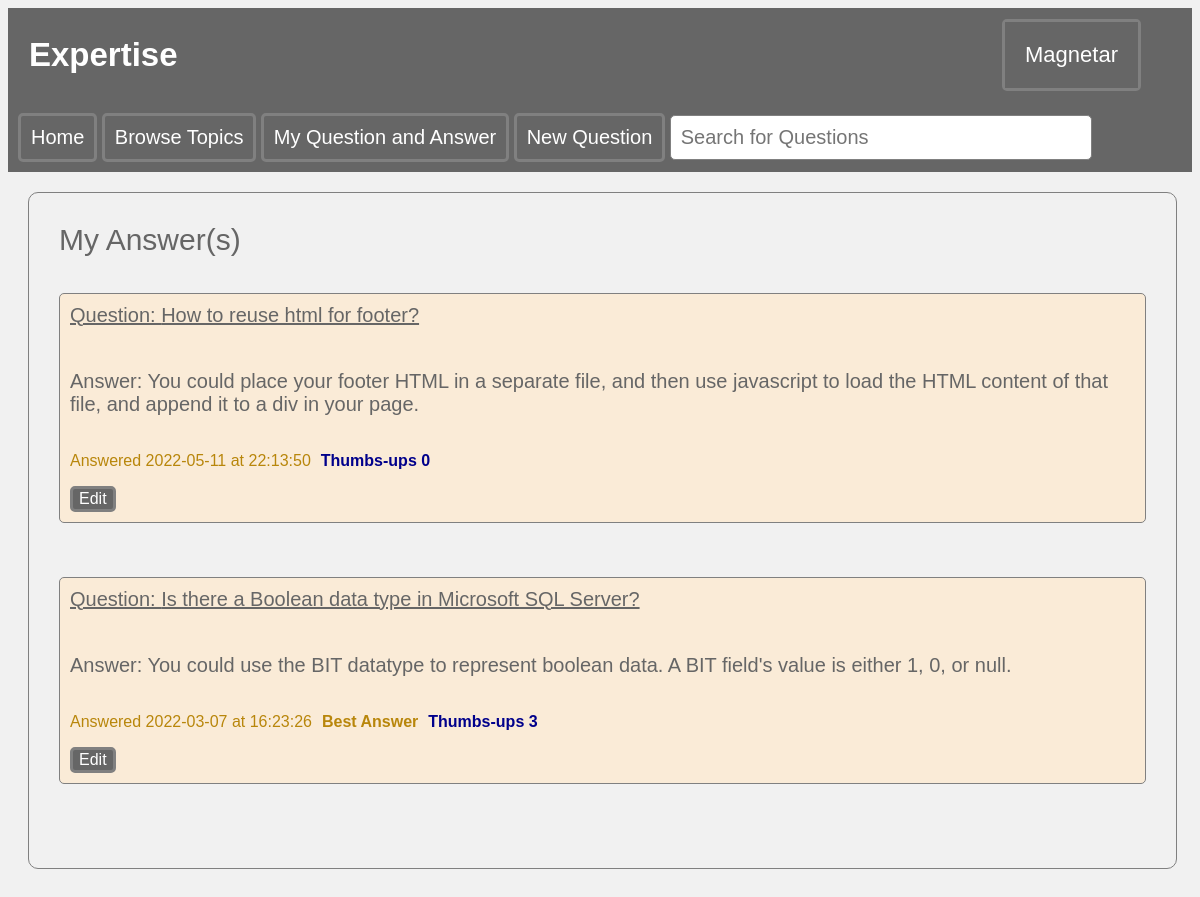
Page /code/getanswer.php?uid=3 (signed in) on the committed database.
### tables this page shows
create table Users(
	uid integer primary key auto_increment,
	username varchar(100) not null,
	email varchar(50) not null,
	upassword varchar(20) not null,
	city varchar(30),
	state varchar(2),
	country varchar(30),
	uprofile varchar(1000),
	upoints integer not null default 0,
    ustatus varchar(10) not null default 'basic',
    foreign key (ustatus) references UserStatus(sname)
);

create table Answer(
	aid integer primary key auto_increment,
    qid integer not null,
    auid integer not null,
    abody text not null,
    adate date default(current_date),
    atime time default(current_time),
    isBestAns integer default 0,
    foreign key (qid) references Question(qid),
    foreign key (auid) references Users(uid),
    check (isBestAns in (0, 1))
);

create table Question(
	qid integer primary key auto_increment,
    quid integer not null,
    tid integer not null,
    qtitle varchar(200) not null,
    qbody text not null,
    qdate date default(current_date),
    qtime time default(current_time),
    isResolved integer default 0,
    foreign key (quid) references Users(uid),
    foreign key (tid) references Topic(tid),
	check (isResolved in (0, 1))
);

### code/functions.php (called while the page is built, shortened)
<?php
    function check_login($conn) {
        if(isset($_SESSION['uid'])){
            $uid = $_SESSION['uid'];
            $query = "SELECT uid, username, email, upassword, city, state, country, IFNULL(uprofile, '') AS uprofile, upoints, ustatus
                      FROM Users WHERE uid = ?";
            if ($stmt = $conn->prepare($query)) {
                $stmt->bind_param("i", $uid);
                $stmt->execute();
                $result = $stmt->get_result();
                if($result && mysqli_num_rows($result) > 0){
                    $userdata = $result->fetch_array(MYSQLI_ASSOC);
                    return $userdata;
                }
            }
        }
        exit;
    }

### code/getanswer.php (the view, shortened to what this page needs)
<!DOCTYPE html>
<html lang="en">
<head>
    <link rel="stylesheet", href="style.css">
</head>
<?php
include("connectdb.php");
include("functions.php");
$userdata = check_login($conn);
$uid=$userdata["uid"];
$username = $userdata["username"];
?>
<body>
<?php include("navigation.php");?>
<section>
    <div class="sec-container-light">
        <?php
        if(isset($_GET["uid"])){
            if ($_GET["uid"] == $uid){
                echo "<div style=\"font-size:30px; color: #666666;\">My Answer(s)</div> <br> <br>";
                $query = "SELECT qid, qtitle, aid, abody, adate, atime, count(tuid) as thumbsups, isBestAns
                      FROM Question NATURAL JOIN Answer NATURAL LEFT OUTER JOIN Thumbsup
                      WHERE auid = ?
                      GROUP BY qid, qtitle, aid, abody, adate, atime
                      ORDER BY adate DESC, atime DESC";
                if($stmt = $conn->prepare($query)){
                    $stmt->bind_param("i", $uid);
                    $stmt->execute();
                    $stmt->bind_result($qid, $qtitle, $aid, $abody, $adate, $atime, $thumbsups, $isBestAns);
                    while($stmt->fetch()){
                        echo "<div class=\"answerbox\">";
                        echo "<a href=\"questiondetail.php?qid=$qid\">Question: $qtitle</a> <br> <br>";
                        echo "<p>Answer: $abody</p>";
                        echo "<div class=\"answerdatabox\">";
                        echo "<p>Answered $adate at $atime</p>";
                        if ($isBestAns){
                            echo "<p style=\"color:darkgoldenrod\"><b>Best Answer </b></p>";
                        }
                        echo "<p style=\"color:darkblue\"><b>Thumbs-ups $thumbsups</b></p>";
                        echo "</div>";
                        echo "<form action=\"answeredit.php?aid=$aid&auid=$uid\" class=\"buttonform\" method=\"POST\">";
                        echo "<input id=\"editbtn\" type=\"submit\" name=\"edit\" value=\"Edit\">";
                        echo "</form>";
                        echo "</div> <br> <br> <br>";
                    }
                }
            }
            else{
                echo "<div style=\"font-size:30px; color: #666666;\">You are not allowed to access this page</div> <br> <br>";
            }
        }
        ?>
    </div>
</section>
</body>
</html>

### code/navigation.php (shortened to what this page needs)
<header style="display:flex">
    <div style="text-align: left; margin-left:20px; margin-right:auto; display：inline-block;">
        <h2>Expertise</h2>
    </div>
    <div class="header-dropdown">
        <button class="header-dropbtn"><?php echo "$username"?></button>
    </div>
</header>
<nav>
    <div class="nav-item">
        <button class="nav-button">
            <a href="index.php">Home</a>
        </button>
    </div>
    <div class="nav-item">
        <button class="nav-button">Browse Topics</button>
    </div>
    <div class="nav-item">
        <button class="nav-button">My Question and Answer</button>
    </div>
    <div class="nav-item">
        <button class="nav-button">
            <a href="newquestion.php">New Question</a>
        </button>
    </div>
    <div class="nav-item">
        <form action="getquestion.php" method="GET">
            <input id="searchbox" type="text" name="keywords" placeholder="Search for Questions">
        </form>
    </div>
</nav>

### code/style.css (style rules this page uses)
body { font-family: Arial, Helvetica, sans-serif; background-color:#f1f1f1; }
header { background-color: #666666; padding: 1px; text-align: center; font-family: Arial, Helvetica, sans-serif; font-size: 22px; color: white; }
.header-dropdown { margin-left: auto; margin-right: 50px; margin-top: auto; margin-bottom: auto; position: relative; display: inline-block; text-align: right; border-radius: 5px; border: solid grey; background-color: #666666; }
.header-dropbtn { background-color: #666666; color: white; font-size: 22px; border: none; padding: 20px; }
nav { background-color: #666666; padding: 10px; text-align: left; font-family: Arial, Helvetica, sans-serif; color: white; }
.nav-item { margin: auto; position: relative; display: inline-block; border-radius: 5px; background-color: #666666; }
.nav-button { background-color: #666666; color: white; font-size: 20px; border-radius: 5px; border: solid grey; #border: none; padding: 10px; }
.nav-button a { color: white; text-decoration: none; }
#searchbox { width: 400px; border-radius: 5px; padding: 10px; border: solid thin grey; font-size: 20px; color: #666666; text-align: left; }
section { background-color: #f1f1f1; padding: 20px; }
.sec-container-light { background-color: #f1f1f1; text-align: left; font-family: Arial, Helvetica, sans-serif; color: #666666; margin-left: 0; border-radius: 10px; border: solid thin grey; width: 95%; padding: 30px; }
.sec-container-light a { font-size: 20px; color: #666666; overflow: hidden; text-overflow: ellipsis; }
.answerbox { color: #666666; font-size: 20px; background-color: antiquewhite; border-radius: 5px; border: solid thin grey; padding: 10px; }
.answerbox p { color: #666666; font-size: 20px; }
.answerdatabox { color: darkgoldenrod; text-align: left; font-size: 16px; display: inline-block; border: none; }
.answerdatabox p { color: darkgoldenrod; font-size: 16px; display: inline-block; margin-right: 10px; }
#editbtn { background-color: #666666; font-size: 16px; color: white; border-radius: 5px; border: solid grey; }
form { text-align: left; padding: 0; }

### rows in the picture
users: username "Magnetar"
answer: qid.qtitle "How to reuse html for footer?", abody "You could place your footer HTML in a separate file, and then use javascript to load the HTML content of that file, and append it to a div in your page.", adate "2022-05-11", atime "22:13:50", thumbsups "0"
answer: qid.qtitle "Is there a Boolean data type in Microsoft SQL Server?", abody "You could use the BIT datatype to represent boolean data. A BIT field's value is either 1, 0, or null.", adate "2022-03-07", atime "16:23:26", isBestAns "Best Answer", thumbsups "3"
